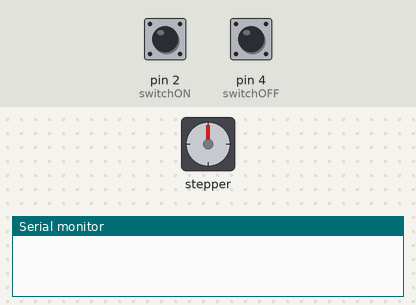
A sketch run on a simulated Arduino Uno, built with avr-gcc and run on an emulated ATmega328P. On the bench: stepper motor, the last lines printed to the serial monitor. Wiring (inferred from the names in the program): stepper motor (2048 steps per turn assumed): coils pin 10, pin 11, pin 12, pin 13. The inputs (shaded band) are chosen by the test bench; at power-on: pin 2 (switchON) LOW, pin 4 (switchOFF) LOW.

Above: at 1.2 s.
1.3 s: pin 2 (switchON) pulled HIGH for 0.15 s
At 1.76 s:
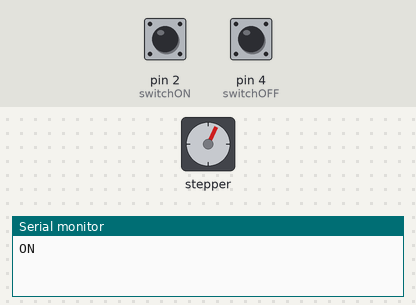
At 3.3 s:
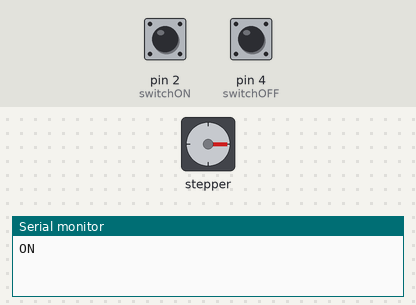
3.8 s: pin 4 (switchOFF) pulled HIGH for 0.15 s
At 4.25 s:
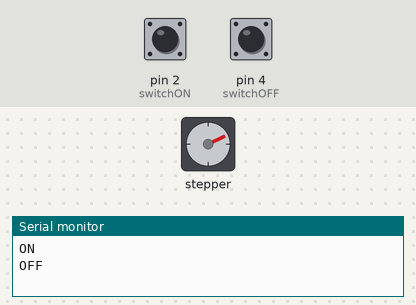
Timing chart, 0 to 6.8 s (numbered marks = the images above; inputs shaded):
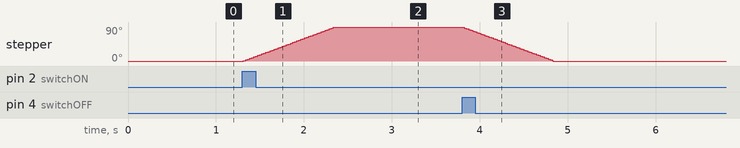

The sketch:

Kolhoz.ino
```cpp
int Pin1 = 10;//IN1 is connected to 10
int Pin2 = 11;//IN2 is connected to 11
int Pin3 = 12;//IN3 is connected to 12
int Pin4 = 13;//IN4 is connected to 13

int switchON  =2;//define input pin for CW push button
int switchOFF =4;//define input pin for CCW push button

int pole1[] = {0,0,0,0, 0,1,1,1, 0};//pole1, 8 step values
int pole2[] = {0,0,0,1, 1,1,0,0, 0};//pole2, 8 step values
int pole3[] = {0,1,1,1, 0,0,0,0, 0};//pole3, 8 step values
int pole4[] = {1,1,0,0, 0,0,0,1, 0};//pole4, 8 step values

void setup() {
  //define pins for step motor
  pinMode(Pin1, OUTPUT); // in1
  pinMode(Pin2, OUTPUT); // in2
  pinMode(Pin3, OUTPUT); // in3
  pinMode(Pin4, OUTPUT); // in4

  pinMode(switchON, INPUT);
  pinMode(switchOFF, INPUT);

  Serial.begin(9600);
}

bool turnedON = false;
bool turnedOFF = false;

void loop() {
  // put your main code here, to run repeatedly:

  digitalWrite(Pin1, pole1[8]);
  digitalWrite(Pin2, pole2[8]);
  digitalWrite(Pin3, pole3[8]);
  digitalWrite(Pin4, pole4[8]);
  //Serial.println("Started");
  if(turnedON == false && digitalRead(switchON) == HIGH)
  {
    Serial.println("ON");
    driveStepper(1028, true);
    turnedON = true;
  }

  if(turnedOFF == false && digitalRead(switchOFF) == HIGH)
  {
    Serial.println("OFF");
    driveStepper(1028, false);
    turnedOFF = true;
  }
}


void driveStepper(int steps, bool ClockWise)
{
  int c;
  if(ClockWise == false)
  {
    c = 0;

    for(int i=0; i<steps; i++)
    {
      digitalWrite(Pin1, pole1[c]);
      digitalWrite(Pin2, pole2[c]);
      digitalWrite(Pin3, pole3[c]);
      digitalWrite(Pin4, pole4[c]);

      c++;
      if(c>7)
        c = 0;
      delay(1);
    }
  }

  if(ClockWise == true)
  {
    c = 7;

    for(int i=0; i<steps; i++)
    {
      digitalWrite(Pin1, pole1[c]);
      digitalWrite(Pin2, pole2[c]);
      digitalWrite(Pin3, pole3[c]);
      digitalWrite(Pin4, pole4[c]);

      c--;
      if(c<0)
        c = 7;
      delay(1);
    }
  }
}
```

Measured:
- after the input at 1.3 s, stepper: turns 90° clockwise in 1.0 s, starting at once
- after the input at 3.8 s, stepper: turns 90° counter-clockwise in 1.0 s, starting at once
